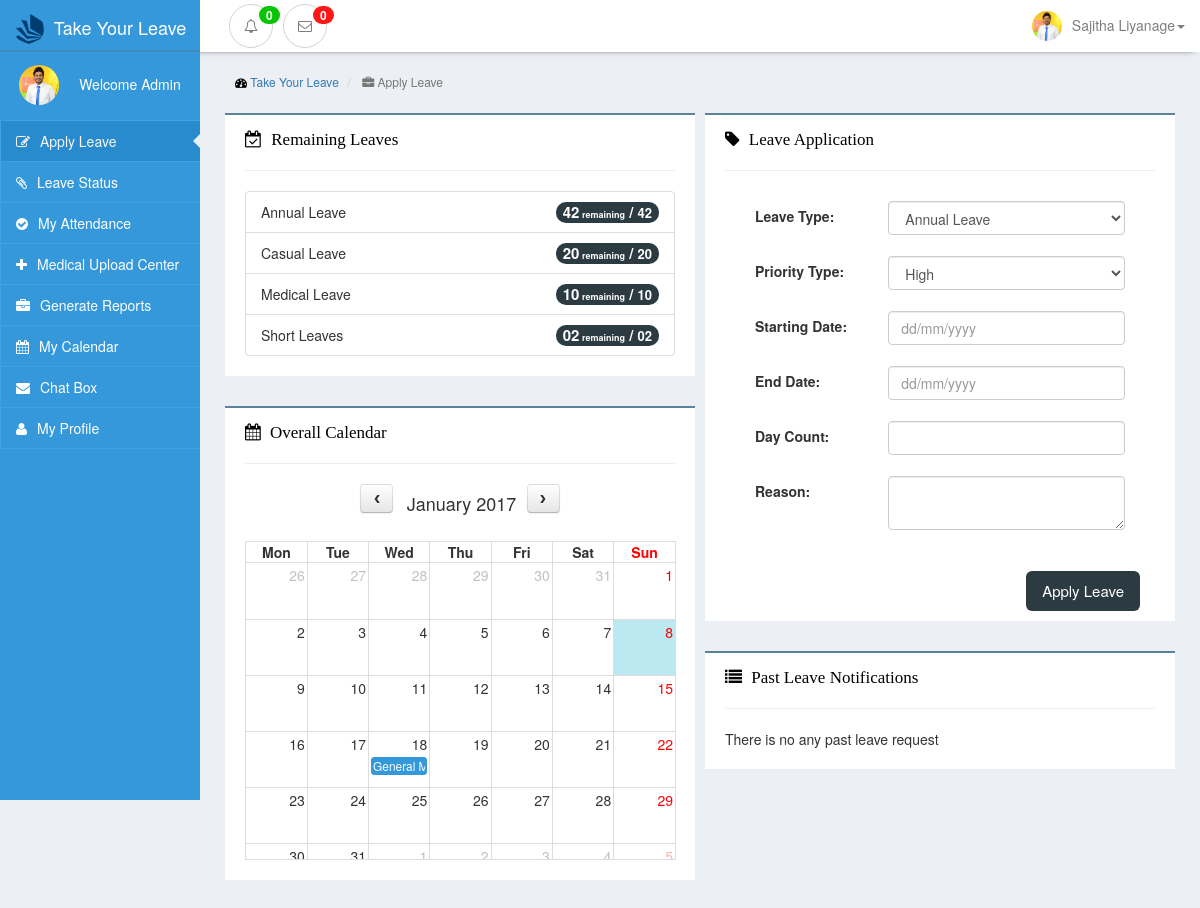
/view/site/apply.php?job=done (signed in), run on the app's committed database.
### tables this page shows
CREATE TABLE `employee` (
  `comp_id` varchar(20) NOT NULL,
  `name` varchar(255) NOT NULL,
  `nic` varchar(10) NOT NULL,
  `gender` varchar(10) NOT NULL,
  `email` varchar(255) NOT NULL,
  `password` varchar(255) NOT NULL,
  `tel_no` varchar(10) NOT NULL,
  `image` varchar(255) NOT NULL,
  `job_cat_id` int(11) NOT NULL,
  `level_id` int(11) DEFAULT NULL,
  `group_id` int(11) NOT NULL,
  `dept_id` int(11) NOT NULL,
  PRIMARY KEY (`comp_id`),
  KEY `job_cat_id` (`job_cat_id`),
  KEY `level_id` (`level_id`),
  KEY `group_id` (`group_id`),
  KEY `dept_id` (`dept_id`)
);

CREATE TABLE `employee_leave_count` (
  `comp_id` varchar(50) NOT NULL,
  `leave_id` int(11) NOT NULL,
  `leave_count` int(11) DEFAULT NULL,
  PRIMARY KEY (`comp_id`,`leave_id`)
);

CREATE TABLE `leave_type` (
  `leave_id` int(11) NOT NULL AUTO_INCREMENT,
  `leave_name` varchar(50) NOT NULL,
  `leave_period` varchar(50) NOT NULL,
  `currentStatus` varchar(50) DEFAULT NULL,
  PRIMARY KEY (`leave_id`)
);

CREATE TABLE `leave_count_details` (
  `set_id` int(11) NOT NULL,
  `leave_id` int(11) NOT NULL,
  `leave_count` int(11) NOT NULL,
  PRIMARY KEY (`set_id`,`leave_id`)
);

### view/site/apply.php (the view, shortened to what the rows shown need)
<?php
include('../../controller/siteController.php');
$pdo = connect();
?>
<!DOCTYPE html>
<html lang="en">
<head>
    <link href="../../public/css/bootstrap.min.css" rel="stylesheet">
    <link href="../../public/css/interface-leftmenu.css" rel="stylesheet">
    <link href="../../public/css/leave-interface.css" rel="stylesheet">
    <link href="../../public/css/navbar-style.css" rel="stylesheet">
    <link href="../../public/css/font-awesome.min.css" rel="stylesheet">
    <link href="../../public/css/fullcalendar.min.css" rel="stylesheet">
    <link rel="stylesheet" href="../../public/css/datepicker.css">
</head>
<body style=" background-color: #eceff4 !important;">
<?php include("../layouts/navbar.php") ?>
<div class="container-fluid ">
    <div class="row ">
        <div class="col-sm-2 col-xs-12 left-menu-div side-bar-display">
            <?php include("../layouts/leftbar.php") ?>
        </div>
        <div class="col-sm-10 col-xs-12 admin-background col-sm-push-2" style="position: relative;">
            <div class="row padding-row">
                <div class="col-sm-6 col-xs-12 padding-box">
                    <div class="row">
                        <div class="col-xs-12 nortification-box-top">
                            <ul class="list-group">
                                <?php
                                    $sqlS="SELECT * FROM employee WHERE comp_id=:empID";
                                    $queryS = $pdo->prepare($sqlS);
                                    $queryS->execute(array('empID'=> $empID));
                                    $resultS = $queryS->fetch();
                                    $levelID = $resultS['level_id'];
                                    $jobID = $resultS['job_cat_id'];
                                    $sqlS1="SELECT set_id FROM leave_set_job WHERE job_cat_id=:jobID AND level_id=:lID";
                                    $queryS1 = $pdo->prepare($sqlS1);
                                    $queryS1->execute(array('jobID'=> $jobID,'lID'=>$levelID));
                                    $resultS1 = $queryS1->fetch();
                                    $setID = $resultS1['set_id'];
                                    $sqlS2="SELECT leave_count FROM leave_count_details WHERE set_id=:setID";
                                    $queryS2 = $pdo->prepare($sqlS2);
                                    $queryS2->execute(array('setID'=> $setID));
                                    $resultS2 = $queryS2->fetchAll();
                                    $sql="SELECT employee_leave_count.leave_count ,leave_type.leave_name FROM employee_leave_count
                                          JOIN leave_type ON employee_leave_count.leave_id = leave_type.leave_id
                                          WHERE employee_leave_count.comp_id=:empID and leave_type.currentStatus=:log";
                                    $query = $pdo->prepare($sql);
                                    $query->execute(array('empID'=> $empID,'log'=>"approved"));
                                    $result = $query->fetchAll();
                                    $count = 0;
                                    foreach($result as $rs){
                                        $val = intval($rs['leave_count']);
                                        if($val<10 && $val>0){
                                            $val = "0".$rs['leave_count'];
                                        }
                                        echo "<li class='list-group-item'>
                                                ".ucwords($rs['leave_name'])."<span class=\"label label-danger\" style='margin-left:10px;";if($val>=0){echo'display:none;'; }echo "'>".abs($val)." No Pay Leave!!</span><span class='badge' style='background-color:#2c3b42; font-size:15px;'>".$val."<span style='font-size:9px;'> remaining</span> / <span style='font-size:13px;'>";if($resultS2[$count]['leave_count']<10){echo '0'.$resultS2[$count]['leave_count'];}else{ echo $resultS2[$count]['leave_count'];} echo"</span><span style='font-size:9px;'></span> </span>
                                                </li>";
                                        $count +=1;
                                    }
                                ?>
                            </ul>
                        </div>
                    </div>
                </div>
            </div>
        </div>
    </div>
</div>
</body>
</html>

### view/layouts/navbar.php (shortened to what the rows shown need)
<?php
    $newsql = "SELECT name,image,group_id from employee where comp_id=:empID";
    $newquery = $pdo->prepare($newsql);
    $newquery->execute(array('empID'=>$empID));
    $newresult = $newquery->fetch();
    $employeeName = $newresult['name'];
    $employeeImage = $newresult['image'];
?>
<nav class="navbar navbar-inverse navbar-static-top nav-top nav-bar-custom navbar-fixed-top" style="margin-top:0px; box-shadow: 0 3px 7px -6px black !important;">
    <div class="container-fluid">
        <div style="height: 1px;" aria-expanded="false" id="navbar" class="navbar-collapse collapse">
            <ul class="nav navbar-nav navbar-right">
                <li class="dropdown">
                    <a href="#" class="dropdown-toggle font new" data-toggle="dropdown" role="button"
                       aria-haspopup="true" aria-expanded="false"><img src="../<?php if($employeeImage != 'null'){echo $employeeImage;}else{ echo '../public/images/default.png';}?>" class="img-circle image-user"  /><?php echo $employeeName;?><span class="caret"></span></a>
                </li>
            </ul>
        </div>
    </div>
</nav>

### view/layouts/leftbar.php (shortened to what the rows shown need)
<?php
    $newsql = "SELECT group_id,image from employee where comp_id=:empID";
    $newquery = $pdo->prepare($newsql);
    $newquery->execute(array('empID'=>$empID));
    $newresult = $newquery->fetch();
    $employeeImage = $newresult['image'];
?>
<div class="list-group" style="margin-top:-10px;">
    <br/>
    <center>
        <div style="padding:10px 0;">
            <p  class=" font new" style="margin-top:-10px; text-transform: capitalize;"><img src="../<?php if($employeeImage != 'null'){echo $employeeImage;}else{ echo '../public/images/default.png';}?>" class="img-circle image-user-nav"  />Welcome <?php echo $empRole;?></p>
        </div>
    </center>
</div>

### data on the page
employee: image (placeholder picture), name "Sajitha Liyanage"
employee_leave_count: leave.leave_name "Annual Leave", leave_count "42"
leave_count_details: leave_count "42"
employee_leave_count: leave.leave_name "Casual Leave", leave_count "20"
leave_count_details: leave_count "20"
employee_leave_count: leave.leave_name "Medical Leave", leave_count "10"
leave_count_details: leave_count "10"
employee_leave_count: leave.leave_name "Short Leaves", leave_count "02"
leave_count_details: leave_count "2"

### other printed values
$nortifictionsCount "0"
$nortifictionsCount2 "0"
$empRole "Admin"
form field leave_type "Annual Leave"
